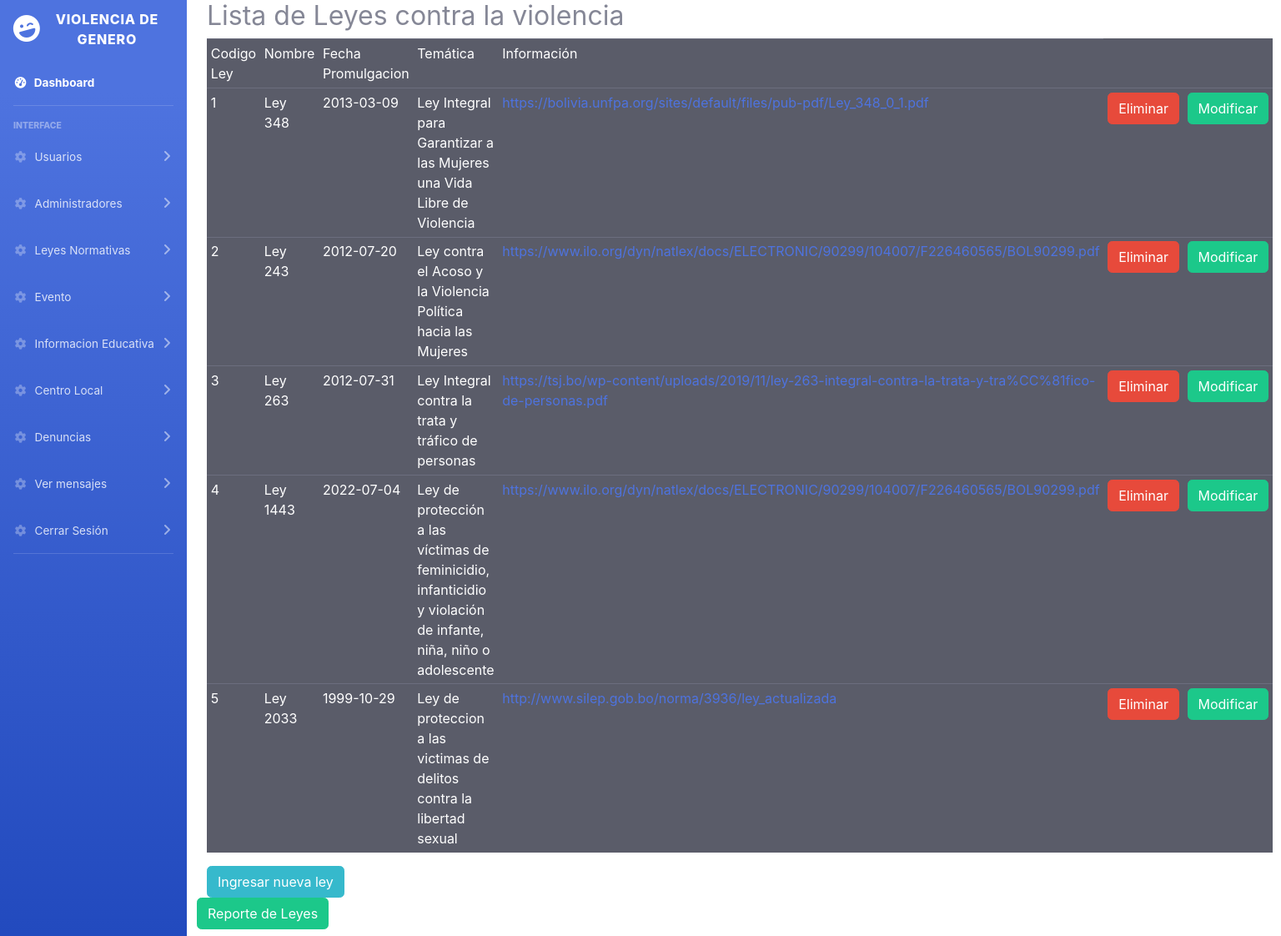
The app's page /controlador/leyLista.php (signed in) with its own data.
### tables this page shows
CREATE TABLE `ley_normativa` (
  `codLey` int(11) NOT NULL,
  `nombre` varchar(100) DEFAULT NULL,
  `fecha_promulgacion` date DEFAULT NULL,
  `tematica` varchar(300) DEFAULT NULL,
  `informacion` varchar(300) DEFAULT NULL,
  `ci` int(11) DEFAULT NULL
);

### controlador/leyLista.php (called while the page is built, shortened)
<?php
    include("../vista/dashboard_admin/head.php");
    include("../vista/dashboard_admin/sidebar.php");
    include("../modelo/Ley_NormativaClase.php");
    $car=new Ley_Normativa("","","","","");
    $res=$car->lista();
    include("../vista/LeyLista.php");
    include("../vista/dashboard_admin/footer.php");
?>

### modelo/Ley_NormativaClase.php (called while the page is built, shortened)
<?php
class Ley_Normativa{
    private $codLey;
    public function lista(){
        $db=new Conexion();
        $sql=$db->query("SELECT * FROM ley_normativa");
        return ($sql);
    }public function lista_especifica(){
        $db=new Conexion();
        $sql=$db->query("SELECT * FROM ley_normativa where codLey=$this->codLey");
        return ($sql);
    }
    public function setcodLey($codLey){
        $this->codLey=$codLey;
    }
}
?>

### vista/LeyLista.php (the view, shortened to what this page needs)
<div class="container-fluid">
    <h2>Lista de Leyes contra la violencia</h2>
    <table  class="table table-dark table-sm">
        <tr>
            <td>Codigo Ley</td>
            <td>Nombre</td>
            <td>Fecha Promulgacion</td>
            <td>Temática</td>
            <td>Información</td>
        </tr>
        <?php
            while($reg=mysqli_fetch_array($res)){
                echo "<tr>";
                echo "<td>".$reg['codLey']."</td>";
                echo "<td>".$reg['nombre']."</td>";
                echo "<td>".$reg['fecha_promulgacion']."</td>";
                echo "<td>".$reg['tematica']."</td>";
                echo '<td><a href="' . $reg['informacion'] . '">' . $reg['informacion'] . '</a></td>';
                echo "<td><a href='../controlador/leyElimina.php?cod=".$reg['codLey']."' btn='btn-danger' class='btn btn-danger'>Eliminar</a></td>";
                echo "<td><a href='../controlador/leyModifica.php?cod=".$reg['codLey']."'  class='btn btn-success'>Modificar</a></td>";
                echo "</tr>";
            }
        ?>
    </table>
    <button type="button" class="btn btn-info" onclick="window.location.href='../controlador/leyRegistro.php'">Ingresar nueva ley</button>
    <form action="../reportes/reporteLeyes.php" method="post" accept-charset="utf-8">
        <div class="row">
            <button type="submit" class="btn btn-success mb-2">Reporte de Leyes</button>
        </div>
    </form>
</div>

### records on screen
ley_normativa: codLey "1", nombre "Ley 348", fecha_promulgacion "2013-03-09", tematica "Ley Integral para Garantizar a las Mujeres una Vida Libre de Violencia", informacion "https://bolivia.unfpa.org/sites/default/files/pub-pdf/Ley_348_0_1.pdf"
ley_normativa: codLey "2", nombre "Ley 243", fecha_promulgacion "2012-07-20", tematica "Ley contra el Acoso y la Violencia Política hacia las Mujeres", informacion "https://www.ilo.org/dyn/natlex/docs/ELECTRONIC/90299/104007/F226460565/BOL90299.pdf"
ley_normativa: codLey "3", nombre "Ley 263", fecha_promulgacion "2012-07-31", tematica "Ley Integral contra la trata y tráfico de personas", informacion "https://tsj.bo/wp-content/uploads/2019/11/ley-263-integral-contra-la-trata-y-tra%CC%81fico-de-personas.pdf"
ley_normativa: codLey "4", nombre "Ley 1443", fecha_promulgacion "2022-07-04", tematica "Ley de protección a las víctimas de feminicidio, infanticidio y violación de infante, niña, niño o adolescente", informacion "https://www.ilo.org/dyn/natlex/docs/ELECTRONIC/90299/104007/F226460565/BOL90299.pdf"
ley_normativa: codLey "5", nombre "Ley 2033", fecha_promulgacion "1999-10-29", tematica "Ley de proteccion a las victimas de delitos contra la libertad sexual", informacion "http://www.silep.gob.bo/norma/3936/ley_actualizada"
